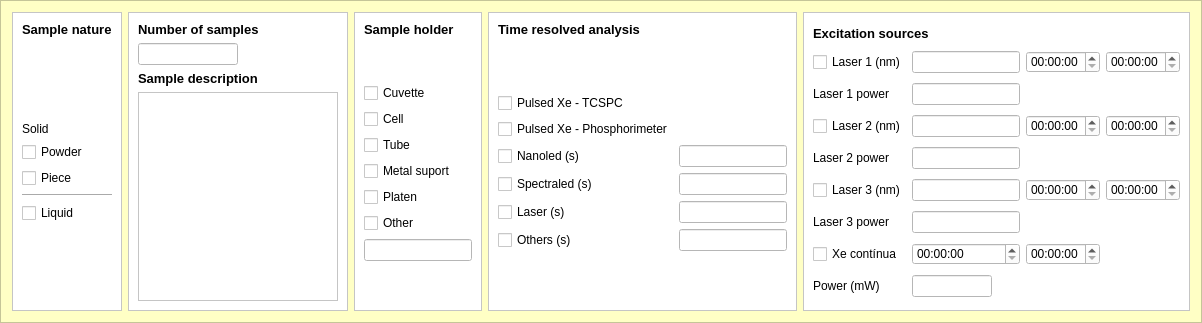
        <widget class="QFrame" name="frame_3">
         <property name="minimumSize">
          <size>
           <width>980</width>
           <height>0</height>
          </size>
         </property>
         <property name="maximumSize">
          <size>
           <width>16777215</width>
           <height>16777215</height>
          </size>
         </property>
         <property name="styleSheet">
          <string notr="true">background-color: rgb(255, 255, 197);</string>
         </property>
         <property name="frameShape">
          <enum>QFrame::StyledPanel</enum>
         </property>
         <property name="frameShadow">
          <enum>QFrame::Raised</enum>
         </property>
         <layout class="QGridLayout" name="gridLayout_10">
          <item row="0" column="0">
           <widget class="QFrame" name="frame_11">
            <property name="minimumSize">
             <size>
              <width>0</width>
              <height>0</height>
             </size>
            </property>
            <property name="maximumSize">
             <size>
              <width>350</width>
              <height>16777215</height>
             </size>
            </property>
            <property name="styleSheet">
             <string notr="true">background-color: rgb(255, 255, 255);</string>
            </property>
            <property name="frameShape">
             <enum>QFrame::StyledPanel</enum>
            </property>
            <property name="frameShadow">
             <enum>QFrame::Raised</enum>
            </property>
            <layout class="QVBoxLayout" name="verticalLayout_6">
             <item>
              <widget class="QLabel" name="label_2">
               <property name="font">
                <font>
                 <pointsize>10</pointsize>
                 <weight>75</weight>
                 <bold>true</bold>
                </font>
               </property>
               <property name="text">
                <string>Sample nature</string>
               </property>
              </widget>
             </item>
             <item>
              <spacer name="verticalSpacer_8">
               <property name="orientation">
                <enum>Qt::Vertical</enum>
               </property>
               <property name="sizeHint" stdset="0">
                <size>
                 <width>20</width>
                 <height>40</height>
                </size>
               </property>
              </spacer>
             </item>
             <item>
              <widget class="QLabel" name="label_21">
               <property name="text">
                <string>Solid</string>
               </property>
              </widget>
             </item>
             <item>
              <widget class="QCheckBox" name="powder_checkBox">
               <property name="text">
                <string>Powder</string>
               </property>
              </widget>
             </item>
             <item>
              <widget class="QCheckBox" name="piece_checkBox">
               <property name="text">
                <string>Piece</string>
               </property>
              </widget>
             </item>
             <item>
              <widget class="Line" name="line_2">
               <property name="orientation">
                <enum>Qt::Horizontal</enum>
               </property>
              </widget>
             </item>
             <item>
              <widget class="QCheckBox" name="liquido_checkBox">
               <property name="text">
                <string>Liquid</string>
               </property>
              </widget>
             </item>
             <item>
              <spacer name="verticalSpacer_5">
               <property name="orientation">
                <enum>Qt::Vertical</enum>
               </property>
               <property name="sizeHint" stdset="0">
                <size>
                 <width>20</width>
                 <height>40</height>
                </size>
               </property>
              </spacer>
             </item>
            </layout>
           </widget>
          </item>
          <item row="0" column="1">
           <widget class="QFrame" name="frame_12">
            <property name="minimumSize">
             <size>
              <width>0</width>
              <height>0</height>
             </size>
            </property>
            <property name="maximumSize">
             <size>
              <width>220</width>
              <height>16777215</height>
             </size>
            </property>
            <property name="styleSheet">
             <string notr="true">background-color: rgb(255, 255, 255);</string>
            </property>
            <property name="frameShape">
             <enum>QFrame::StyledPanel</enum>
            </property>
            <property name="frameShadow">
             <enum>QFrame::Raised</enum>
            </property>
            <layout class="QVBoxLayout" name="verticalLayout_5">
             <item>
              <widget class="QLabel" name="label">
               <property name="minimumSize">
                <size>
                 <width>110</width>
                 <height>0</height>
                </size>
               </property>
               <property name="font">
                <font>
                 <pointsize>10</pointsize>
                 <weight>75</weight>
                 <bold>true</bold>
                </font>
               </property>
               <property name="text">
                <string>Number of samples</string>
               </property>
              </widget>
             </item>
             <item>
              <widget class="QLineEdit" name="numero_amostras_lineEdit">
               <property name="maximumSize">
                <size>
                 <width>100</width>
                 <height>16777215</height>
                </size>
               </property>
              </widget>
             </item>
             <item>
              <widget class="QLabel" name="label_3">
               <property name="font">
                <font>
                 <pointsize>10</pointsize>
                 <weight>75</weight>
                 <bold>true</bold>
                </font>
               </property>
               <property name="text">
                <string>Sample description</string>
               </property>
              </widget>
             </item>
             <item>
              <widget class="QPlainTextEdit" name="description_plainTextEdit">
               <property name="minimumSize">
                <size>
                 <width>0</width>
                 <height>0</height>
                </size>
               </property>
               <property name="maximumSize">
                <size>
                 <width>16777215</width>
                 <height>16777215</height>
                </size>
               </property>
              </widget>
             </item>
            </layout>
           </widget>
          </item>
          <item row="0" column="2">
           <widget class="QFrame" name="frame_14">
            <property name="maximumSize">
             <size>
              <width>170</width>
              <height>16777215</height>
             </size>
            </property>
            <property name="styleSheet">
             <string notr="true">background-color: rgb(255, 255, 255);</string>
            </property>
            <property name="frameShape">
             <enum>QFrame::StyledPanel</enum>
            </property>
            <property name="frameShadow">
             <enum>QFrame::Raised</enum>
            </property>
            <layout class="QGridLayout" name="gridLayout_3">
             <item row="0" column="0">
              <widget class="QLabel" name="label_4">
               <property name="enabled">
                <bool>true</bool>
               </property>
               <property name="maximumSize">
                <size>
                 <width>150</width>
                 <height>20</height>
                </size>
               </property>
               <property name="font">
                <font>
                 <pointsize>10</pointsize>
                 <weight>75</weight>
                 <bold>true</bold>
                </font>
               </property>
               <property name="text">
                <string>Sample holder</string>
               </property>
              </widget>
             </item>
             <item row="7" column="0">
              <widget class="QCheckBox" name="suporte_checkBox">
               <property name="text">
                <string>Metal suport</string>
               </property>
              </widget>
             </item>
             <item row="6" column="0">
              <widget class="QCheckBox" name="tubo_checkBox">
               <property name="text">
                <string>Tube</string>
               </property>
              </widget>
             </item>
             <item row="10" column="0">
              <widget class="QLineEdit" name="other_smpl_lineEdit"/>
             </item>
             <item row="8" column="0">
              <widget class="QCheckBox" name="platina_checkBox">
               <property name="text">
                <string>Platen</string>
               </property>
              </widget>
             </item>
             <item row="9" column="0">
              <widget class="QCheckBox" name="othersmpl_checkBox">
               <property name="text">
                <string>Other</string>
               </property>
              </widget>
             </item>
             <item row="5" column="0">
              <widget class="QCheckBox" name="cela_checkBox">
               <property name="text">
                <string>Cell</string>
               </property>
              </widget>
             </item>
             <item row="4" column="0">
              <widget class="QCheckBox" name="cubeta_checkBox">
               <property name="text">
                <string>Cuvette</string>
               </property>
              </widget>
             </item>
             <item row="11" column="0">
              <spacer name="verticalSpacer_11">
               <property name="orientation">
                <enum>Qt::Vertical</enum>
               </property>
               <property name="sizeHint" stdset="0">
                <size>
                 <width>20</width>
                 <height>40</height>
                </size>
               </property>
              </spacer>
             </item>
             <item row="3" column="0">
              <spacer name="verticalSpacer">
               <property name="orientation">
                <enum>Qt::Vertical</enum>
               </property>
               <property name="sizeHint" stdset="0">
                <size>
                 <width>20</width>
                 <height>40</height>
                </size>
               </property>
              </spacer>
             </item>
            </layout>
           </widget>
          </item>
          <item row="0" column="3">
           <widget class="QFrame" name="frame_15">
            <property name="maximumSize">
             <size>
              <width>350</width>
              <height>16777215</height>
             </size>
            </property>
            <property name="styleSheet">
             <string notr="true">background-color: rgb(255, 255, 255);</string>
            </property>
            <property name="frameShape">
             <enum>QFrame::StyledPanel</enum>
            </property>
            <property name="frameShadow">
             <enum>QFrame::Raised</enum>
            </property>
            <layout class="QGridLayout" name="gridLayout_4">
             <item row="3" column="0">
              <widget class="QCheckBox" name="xetcspc_checkBox">
               <property name="text">
                <string>Pulsed Xe - TCSPC</string>
               </property>
              </widget>
             </item>
             <item row="4" column="0">
              <widget class="QCheckBox" name="xefosfor_checkBox">
               <property name="text">
                <string>Pulsed Xe - Phosphorimeter</string>
               </property>
              </widget>
             </item>
             <item row="1" column="0" colspan="2">
              <widget class="QLabel" name="label_5">
               <property name="maximumSize">
                <size>
                 <width>16777215</width>
                 <height>20</height>
                </size>
               </property>
               <property name="font">
                <font>
                 <pointsize>10</pointsize>
                 <weight>75</weight>
                 <bold>true</bold>
                </font>
               </property>
               <property name="text">
                <string>Time resolved analysis</string>
               </property>
              </widget>
             </item>
             <item row="5" column="0">
              <widget class="QCheckBox" name="nanoled_checkBox">
               <property name="text">
                <string>Nanoled (s)</string>
               </property>
              </widget>
             </item>
             <item row="6" column="0">
              <widget class="QCheckBox" name="spectraled_checkBox">
               <property name="text">
                <string>Spectraled (s)</string>
               </property>
              </widget>
             </item>
             <item row="7" column="0">
              <widget class="QCheckBox" name="laser_checkBox">
               <property name="text">
                <string>Laser (s)</string>
               </property>
              </widget>
             </item>
             <item row="8" column="0">
              <widget class="QCheckBox" name="otheranaly_checkBox">
               <property name="text">
                <string>Others (s)</string>
               </property>
              </widget>
             </item>
             <item row="7" column="1">
              <widget class="QLineEdit" name="laser_lineEdit"/>
             </item>
             <item row="6" column="1">
              <widget class="QLineEdit" name="spectraled_lineEdit"/>
             </item>
             <item row="5" column="1">
              <widget class="QLineEdit" name="nanoled_lineEdit"/>
             </item>
             <item row="8" column="1">
              <widget class="QLineEdit" name="otheranaly_lineEdit"/>
             </item>
             <item row="2" column="0">
              <spacer name="verticalSpacer_7">
               <property name="orientation">
                <enum>Qt::Vertical</enum>
               </property>
               <property name="sizeHint" stdset="0">
                <size>
                 <width>20</width>
                 <height>40</height>
                </size>
               </property>
              </spacer>
             </item>
             <item row="9" column="0">
              <spacer name="verticalSpacer_9">
               <property name="orientation">
                <enum>Qt::Vertical</enum>
               </property>
               <property name="sizeHint" stdset="0">
                <size>
                 <width>20</width>
                 <height>40</height>
                </size>
               </property>
              </spacer>
             </item>
            </layout>
           </widget>
          </item>
          <item row="0" column="4">
           <widget class="QFrame" name="frame_16">
            <property name="minimumSize">
             <size>
              <width>0</width>
              <height>0</height>
             </size>
            </property>
            <property name="maximumSize">
             <size>
              <width>16777215</width>
              <height>16777215</height>
             </size>
            </property>
            <property name="styleSheet">
             <string notr="true">background-color: rgb(255, 255, 255);</string>
            </property>
            <property name="frameShape">
             <enum>QFrame::StyledPanel</enum>
            </property>
            <property name="frameShadow">
             <enum>QFrame::Raised</enum>
            </property>
            <layout class="QGridLayout" name="gridLayout_6">
             <item row="0" column="0" colspan="3">
              <widget class="QLabel" name="label_6">
               <property name="enabled">
                <bool>true</bool>
               </property>
               <property name="maximumSize">
                <size>
                 <width>16777215</width>
                 <height>15</height>
                </size>
               </property>
               <property name="font">
                <font>
                 <pointsize>10</pointsize>
                 <weight>75</weight>
                 <bold>true</bold>
                </font>
               </property>
               <property name="text">
                <string>Excitation sources</string>
               </property>
              </widget>
             </item>
             <item row="1" column="0">
              <widget class="QCheckBox" name="exc_laser1_checkBox">
               <property name="text">
                <string>Laser 1 (nm)</string>
               </property>
              </widget>
             </item>
             <item row="1" column="1">
              <widget class="QLineEdit" name="exc_laser1_lineEdit"/>
             </item>
             <item row="1" column="2">
              <widget class="QTimeEdit" name="exc_laser1_ini_timeEdit"/>
             </item>
             <item row="1" column="3">
              <widget class="QTimeEdit" name="exc_laser1_fin_timeEdit"/>
             </item>
             <item row="2" column="0">
              <widget class="QLabel" name="label_23">
               <property name="text">
                <string>Laser 1 power</string>
               </property>
              </widget>
             </item>
             <item row="2" column="1">
              <widget class="QLineEdit" name="laser1_power_lineEdit"/>
             </item>
             <item row="3" column="0">
              <widget class="QCheckBox" name="exc_laser2_checkBox">
               <property name="text">
                <string>Laser 2 (nm)</string>
               </property>
              </widget>
             </item>
             <item row="3" column="1">
              <widget class="QLineEdit" name="exc_laser2_lineEdit"/>
             </item>
             <item row="3" column="2">
              <widget class="QTimeEdit" name="exc_laser2_ini_timeEdit"/>
             </item>
             <item row="3" column="3">
              <widget class="QTimeEdit" name="exc_laser2_fin_timeEdit"/>
             </item>
             <item row="4" column="0">
              <widget class="QLabel" name="label_35">
               <property name="text">
                <string>Laser 2 power</string>
               </property>
              </widget>
             </item>
             <item row="4" column="1">
              <widget class="QLineEdit" name="laser2_power_lineEdit"/>
             </item>
             <item row="5" column="0">
              <widget class="QCheckBox" name="exc_laser3_checkBox">
               <property name="text">
                <string>Laser 3 (nm)</string>
               </property>
              </widget>
             </item>
             <item row="5" column="1">
              <widget class="QLineEdit" name="exc_laser3_lineEdit"/>
             </item>
             <item row="5" column="2">
              <widget class="QTimeEdit" name="exc_laser3_ini_timeEdit"/>
             </item>
             <item row="5" column="3">
              <widget class="QTimeEdit" name="exc_laser3_fin_timeEdit"/>
             </item>
             <item row="6" column="0">
              <widget class="QLabel" name="label_36">
               <property name="text">
                <string>Laser 3 power</string>
               </property>
              </widget>
             </item>
             <item row="6" column="1">
              <widget class="QLineEdit" name="laser3_power_lineEdit"/>
             </item>
             <item row="7" column="0">
              <widget class="QCheckBox" name="xecont_checkBox">
               <property name="text">
                <string>Xe contínua</string>
               </property>
              </widget>
             </item>
             <item row="7" column="1">
              <widget class="QTimeEdit" name="fonte_start_timeEdit"/>
             </item>
             <item row="7" column="2">
              <widget class="QTimeEdit" name="fonte_stop_timeEdit"/>
             </item>
             <item row="8" column="0">
              <widget class="QLabel" name="label_9">
               <property name="minimumSize">
                <size>
                 <width>0</width>
                 <height>20</height>
                </size>
               </property>
               <property name="maximumSize">
                <size>
                 <width>16777215</width>
                 <height>20</height>
                </size>
               </property>
               <property name="text">
                <string>Power (mW)</string>
               </property>
              </widget>
             </item>
             <item row="8" column="1">
              <widget class="QLineEdit" name="xe_power_lineEdit">
               <property name="maximumSize">
                <size>
                 <width>80</width>
                 <height>16777215</height>
                </size>
               </property>
              </widget>
             </item>
            </layout>
           </widget>
          </item>
         </layout>
        </widget>
